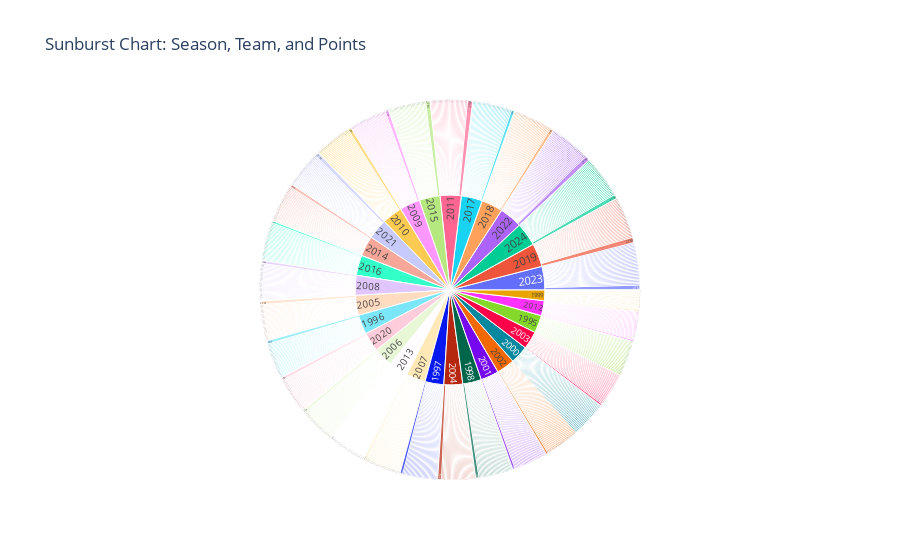

Source (notebook cell):
### Code cell
import plotly.express as px

df = df.dropna(subset=["Season", "Team", "Points"])  # Removes rows with missing hierarchy
df.fillna("Unknown", inplace=True)  # Replace NaN with 'Unknown'
df.replace("", "Unknown", inplace=True)


fig = px.sunburst(
    df,
    path=["Season", "Team"],  # Remove "Points" from path
    values="Points",
    title="Sunburst Chart: Season, Team, and Points"
)


fig.show()

### Figure 1 — Plotly figure (JSON) as saved in the notebook; plotly's stock layout.template omitted (floating-point values rounded to 4 significant figures; data arrays with more than 128 entries replaced by an {"elided": "..."} marker saying what was removed)
{"data": [{"branchvalues": "total", "domain": {"x": [0, 1], "y": [0, 1]}, "hovertemplate": "labels=%{label}<br>Points=%{value}<br>parent=%{parent}<br>id=%{id}<extra></extra>", "ids": {"elided": "978 str values"}, "labels": {"elided": "978 str values"}, "name": "", "parents": {"elided": "978 str values"}, "type": "sunburst", "values": {"elided": "978 float values"}}], "layout": {"legend": {"tracegroupgap": 0}, "title": {"text": "Sunburst Chart: Season, Team, and Points"}}}
